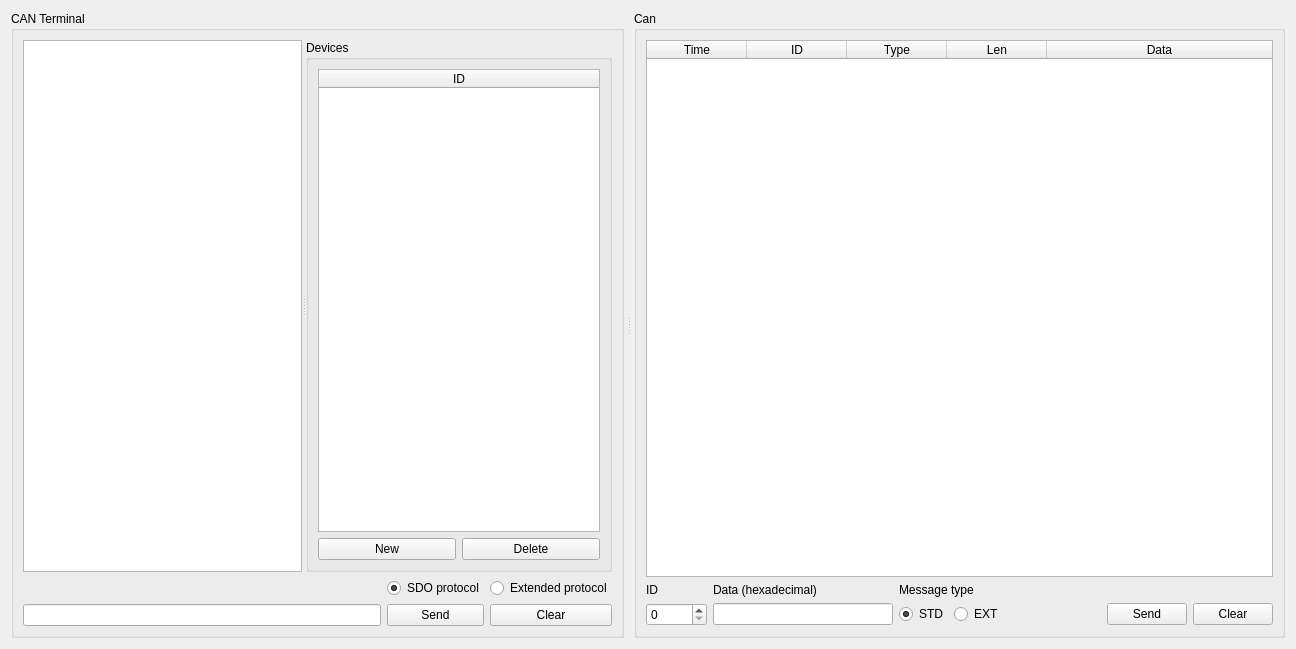
<?xml version="1.0" encoding="UTF-8"?>
<ui version="4.0">
 <class>can_terminal</class>
 <widget class="QWidget" name="can_terminal">
  <property name="geometry">
   <rect>
    <x>0</x>
    <y>0</y>
    <width>1296</width>
    <height>649</height>
   </rect>
  </property>
  <property name="windowTitle">
   <string>Form</string>
  </property>
  <layout class="QGridLayout" name="gridLayout">
   <item row="0" column="0">
    <widget class="QSplitter" name="splitter">
     <property name="orientation">
      <enum>Qt::Horizontal</enum>
     </property>
     <property name="handleWidth">
      <number>10</number>
     </property>
     <property name="childrenCollapsible">
      <bool>true</bool>
     </property>
     <widget class="QGroupBox" name="groupBox">
      <property name="title">
       <string>CAN Terminal</string>
      </property>
      <layout class="QGridLayout" name="gridLayout_4">
       <item row="0" column="0" colspan="3">
        <widget class="QSplitter" name="splitter_2">
         <property name="sizePolicy">
          <sizepolicy hsizetype="Expanding" vsizetype="Expanding">
           <horstretch>0</horstretch>
           <verstretch>0</verstretch>
          </sizepolicy>
         </property>
         <property name="orientation">
          <enum>Qt::Horizontal</enum>
         </property>
         <widget class="QTextEdit" name="terminal">
          <property name="sizePolicy">
           <sizepolicy hsizetype="Expanding" vsizetype="Expanding">
            <horstretch>0</horstretch>
            <verstretch>0</verstretch>
           </sizepolicy>
          </property>
          <property name="font">
           <font>
            <family>Monospace</family>
           </font>
          </property>
          <property name="focusPolicy">
           <enum>Qt::NoFocus</enum>
          </property>
          <property name="lineWrapMode">
           <enum>QTextEdit::NoWrap</enum>
          </property>
          <property name="readOnly">
           <bool>true</bool>
          </property>
         </widget>
         <widget class="QGroupBox" name="groupBox_3">
          <property name="sizePolicy">
           <sizepolicy hsizetype="Fixed" vsizetype="Preferred">
            <horstretch>0</horstretch>
            <verstretch>0</verstretch>
           </sizepolicy>
          </property>
          <property name="title">
           <string>Devices</string>
          </property>
          <layout class="QGridLayout" name="gridLayout_5">
           <item row="1" column="0">
            <widget class="QPushButton" name="devNew">
             <property name="text">
              <string>New</string>
             </property>
            </widget>
           </item>
           <item row="1" column="1">
            <widget class="QPushButton" name="devDel">
             <property name="text">
              <string>Delete</string>
             </property>
            </widget>
           </item>
           <item row="0" column="0" colspan="2">
            <widget class="QTableWidget" name="devs">
             <property name="minimumSize">
              <size>
               <width>100</width>
               <height>0</height>
              </size>
             </property>
             <attribute name="horizontalHeaderStretchLastSection">
              <bool>true</bool>
             </attribute>
             <column>
              <property name="text">
               <string>ID</string>
              </property>
             </column>
            </widget>
           </item>
          </layout>
         </widget>
        </widget>
       </item>
       <item row="2" column="2">
        <widget class="QPushButton" name="terminal_clear">
         <property name="focusPolicy">
          <enum>Qt::TabFocus</enum>
         </property>
         <property name="text">
          <string>Clear</string>
         </property>
        </widget>
       </item>
       <item row="2" column="0">
        <widget class="QLineEdit" name="terminal_cmd"/>
       </item>
       <item row="2" column="1">
        <widget class="QPushButton" name="terminal_send">
         <property name="focusPolicy">
          <enum>Qt::TabFocus</enum>
         </property>
         <property name="text">
          <string>Send</string>
         </property>
        </widget>
       </item>
       <item row="1" column="2">
        <widget class="QRadioButton" name="extProt">
         <property name="toolTip">
          <string>&lt;html&gt;&lt;head/&gt;&lt;body&gt;&lt;p&gt;Uses the older UV terminal protocol with extended message frames. The device terminal communication is made by sending an extended message with an ID of 0x15560000 + node_ID.&lt;/p&gt;&lt;/body&gt;&lt;/html&gt;</string>
         </property>
         <property name="text">
          <string>Extended protocol</string>
         </property>
        </widget>
       </item>
       <item row="1" column="1">
        <widget class="QRadioButton" name="sdoProt">
         <property name="toolTip">
          <string>&lt;html&gt;&lt;head/&gt;&lt;body&gt;&lt;p&gt;Uses the newer CANopen SDO-based UV terminal protocol for communicating with the devices. Commands are sent to devices as SDO write requests to index 0x5FFF and subindex 0. The device responds as a SDO write response from the same subindex.&lt;/p&gt;&lt;/body&gt;&lt;/html&gt;</string>
         </property>
         <property name="text">
          <string>SDO protocol</string>
         </property>
         <property name="checked">
          <bool>true</bool>
         </property>
        </widget>
       </item>
      </layout>
     </widget>
     <widget class="QGroupBox" name="groupBox_2">
      <property name="sizePolicy">
       <sizepolicy hsizetype="Preferred" vsizetype="Preferred">
        <horstretch>0</horstretch>
        <verstretch>0</verstretch>
       </sizepolicy>
      </property>
      <property name="title">
       <string>Can</string>
      </property>
      <layout class="QGridLayout" name="gridLayout_2">
       <item row="2" column="0">
        <layout class="QGridLayout" name="gridLayout_3">
         <item row="1" column="1">
          <widget class="QLineEdit" name="canData">
           <property name="sizePolicy">
            <sizepolicy hsizetype="Fixed" vsizetype="Fixed">
             <horstretch>0</horstretch>
             <verstretch>0</verstretch>
            </sizepolicy>
           </property>
           <property name="minimumSize">
            <size>
             <width>180</width>
             <height>0</height>
            </size>
           </property>
           <property name="font">
            <font>
             <family>Monospace</family>
            </font>
           </property>
          </widget>
         </item>
         <item row="0" column="1">
          <widget class="QLabel" name="label_2">
           <property name="text">
            <string>Data (hexadecimal)</string>
           </property>
          </widget>
         </item>
         <item row="0" column="0">
          <widget class="QLabel" name="label">
           <property name="text">
            <string>ID</string>
           </property>
          </widget>
         </item>
         <item row="0" column="2" colspan="2">
          <widget class="QLabel" name="label_3">
           <property name="text">
            <string>Message type</string>
           </property>
          </widget>
         </item>
         <item row="1" column="2">
          <widget class="QRadioButton" name="canSTD">
           <property name="text">
            <string>STD</string>
           </property>
           <property name="checked">
            <bool>true</bool>
           </property>
          </widget>
         </item>
         <item row="1" column="3">
          <widget class="QRadioButton" name="canEXT">
           <property name="text">
            <string>EXT</string>
           </property>
          </widget>
         </item>
         <item row="1" column="0">
          <widget class="QSpinBox" name="canID">
           <property name="minimum">
            <number>0</number>
           </property>
           <property name="maximum">
            <number>536870912</number>
           </property>
           <property name="displayIntegerBase">
            <number>16</number>
           </property>
          </widget>
         </item>
         <item row="1" column="5">
          <widget class="QPushButton" name="canSend">
           <property name="focusPolicy">
            <enum>Qt::TabFocus</enum>
           </property>
           <property name="text">
            <string>Send</string>
           </property>
          </widget>
         </item>
         <item row="1" column="4">
          <spacer name="horizontalSpacer">
           <property name="orientation">
            <enum>Qt::Horizontal</enum>
           </property>
           <property name="sizeHint" stdset="0">
            <size>
             <width>40</width>
             <height>20</height>
            </size>
           </property>
          </spacer>
         </item>
         <item row="1" column="6">
          <widget class="QPushButton" name="canClear">
           <property name="text">
            <string>Clear</string>
           </property>
          </widget>
         </item>
        </layout>
       </item>
       <item row="0" column="0">
        <widget class="QTableWidget" name="can_table">
         <property name="sizePolicy">
          <sizepolicy hsizetype="Expanding" vsizetype="Expanding">
           <horstretch>0</horstretch>
           <verstretch>0</verstretch>
          </sizepolicy>
         </property>
         <property name="focusPolicy">
          <enum>Qt::ClickFocus</enum>
         </property>
         <attribute name="horizontalHeaderStretchLastSection">
          <bool>true</bool>
         </attribute>
         <attribute name="verticalHeaderDefaultSectionSize">
          <number>18</number>
         </attribute>
         <column>
          <property name="text">
           <string>Time</string>
          </property>
         </column>
         <column>
          <property name="text">
           <string>ID</string>
          </property>
         </column>
         <column>
          <property name="text">
           <string>Type</string>
          </property>
         </column>
         <column>
          <property name="text">
           <string>Len</string>
          </property>
         </column>
         <column>
          <property name="text">
           <string>Data</string>
          </property>
         </column>
        </widget>
       </item>
      </layout>
     </widget>
    </widget>
   </item>
  </layout>
 </widget>
 <tabstops>
  <tabstop>devNew</tabstop>
  <tabstop>devDel</tabstop>
  <tabstop>devs</tabstop>
  <tabstop>terminal_cmd</tabstop>
  <tabstop>terminal_send</tabstop>
  <tabstop>terminal_clear</tabstop>
  <tabstop>canID</tabstop>
  <tabstop>canData</tabstop>
  <tabstop>canSTD</tabstop>
  <tabstop>canEXT</tabstop>
  <tabstop>canSend</tabstop>
 </tabstops>
 <resources/>
 <connections>
  <connection>
   <sender>terminal_cmd</sender>
   <signal>returnPressed()</signal>
   <receiver>terminal_send</receiver>
   <slot>click()</slot>
   <hints>
    <hint type="sourcelabel">
     <x>317</x>
     <y>619</y>
    </hint>
    <hint type="destinationlabel">
     <x>370</x>
     <y>619</y>
    </hint>
   </hints>
  </connection>
  <connection>
   <sender>terminal_clear</sender>
   <signal>clicked()</signal>
   <receiver>terminal_cmd</receiver>
   <slot>clear()</slot>
   <hints>
    <hint type="sourcelabel">
     <x>478</x>
     <y>622</y>
    </hint>
    <hint type="destinationlabel">
     <x>170</x>
     <y>621</y>
    </hint>
   </hints>
  </connection>
  <connection>
   <sender>terminal_clear</sender>
   <signal>clicked()</signal>
   <receiver>terminal</receiver>
   <slot>clear()</slot>
   <hints>
    <hint type="sourcelabel">
     <x>501</x>
     <y>615</y>
    </hint>
    <hint type="destinationlabel">
     <x>237</x>
     <y>533</y>
    </hint>
   </hints>
  </connection>
 </connections>
</ui>
